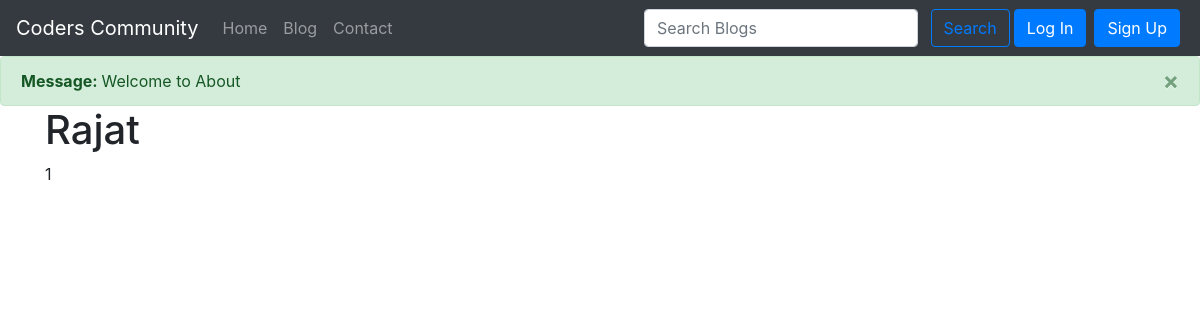
Before: /about/Rajat with the older database file.
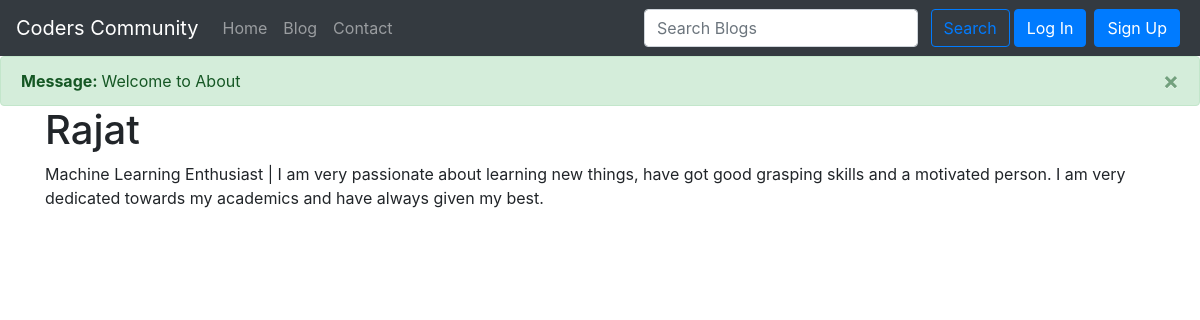
After: the same page with the newer database file.
### blog/models.py (models this page shows, shortened)
class Post(models.Model):
    sno=models.AutoField(primary_key=True)
    title=models.CharField(max_length=50)
    content=models.TextField()
    author=models.CharField(max_length=50)
    authorDesc=models.CharField(max_length=250)
    user = models.ForeignKey(User, blank=True, null=True,
                             on_delete=models.CASCADE)
    slug=models.CharField(max_length=100)
    views=models.IntegerField(default=0)
    timeStamp=models.DateTimeField(blank=True)

### home/views.py (the view)
# urls.py: path('about/<str:authSlug>',views.about,name="about"),
def about(request,authSlug):
    if authSlug==None:
        messages.success(request,"Welcome to About")
        return render(request,"home/contact.html")
    else:
        messages.success(request,"Welcome to About")
        authNames=Post.objects.filter(author=authSlug).first()
        print(authNames.author)
        authDesc=Post.objects.filter(author__startswith=authNames.author).values()
        authDesc=(authDesc[0]['authorDesc'])
        auth={"authNames":authNames,"authDesc":authDesc}
        return render(request,"home/about.html",auth)

### templates/home/about.html (shortened to what this page needs)
{% extends 'base.html' %}
{% block body %}
<div class="container">
    <h1>{{authNames.author}}</h1>
    <p>{{authDesc|safe}}</p>
</div>
{% endblock body %}

Changed rows visible on the page:
now on this page (row edited): Post: authorDesc "Machine Learning Enthusiast | I am very passionate about learning new things, have got good grasping skills and a motivated person. I am very dedicated towards my academics and have always given my best."
Other visible differences:
{{ authDesc|safe }}: "1" → (not shown)
